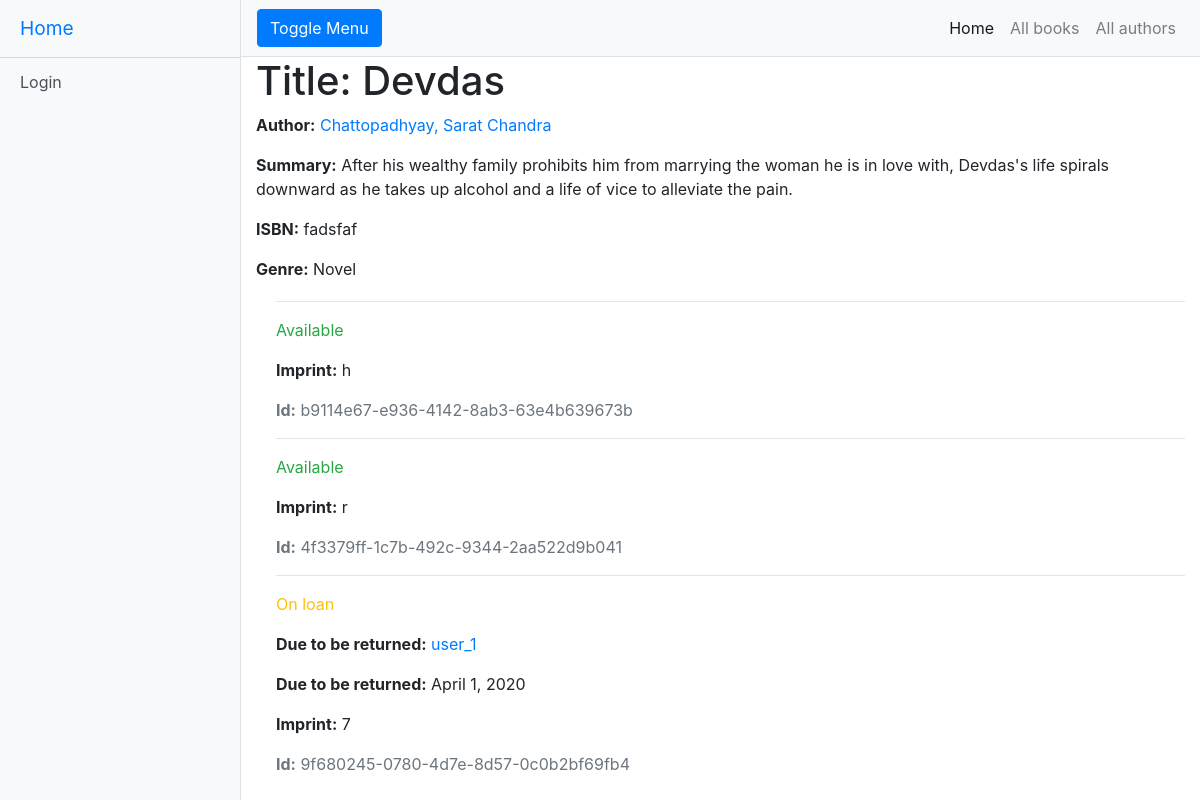
/catalog/book/8, run on the app's committed database.
### catalog/models.py (models this page shows, shortened)
class Book(models.Model):
    title = models.CharField(max_length=200)
    author = models.ForeignKey('Author', on_delete=models.SET_NULL, null=True)
    summary = models.TextField(max_length=1000, help_text='Enter a brief description of the book')
    isbn = models.CharField('ISBN', max_length=13,
                            help_text='13 Character <a href="https://www.isbn-international.org/content/what-isbn">ISBN number</a>')
    genre = models.ManyToManyField(Genre, help_text='Select a genre for this book')

class Author(models.Model):
    first_name = models.CharField(max_length=100)
    last_name = models.CharField(max_length=100)
    date_of_birth = models.DateField(null=True, blank=True, help_text='Date format should be YYYY-MM-DD')
    date_of_death = models.DateField('Died', null=True, blank=True, help_text='Date format should be YYYY-MM-DD')
    class Meta:
        ordering = ['last_name', 'first_name']
    def get_absolute_url(self):
        return reverse('author-detail', args=[str(self.id)])
    def __str__(self):
        return f'{self.last_name}, {self.first_name}'

class Genre(models.Model):
    name = models.CharField(max_length=200, help_text='Enter a book genre (e.g. Science Fiction)')
    def __str__(self):
        return self.name

class BookInstance(models.Model):
    id = models.UUIDField(primary_key=True, default=uuid.uuid4, help_text='Unique ID for this particular book across whole library')
    book = models.ForeignKey('Book', on_delete=models.CASCADE, null=True)
    imprint = models.CharField(max_length=200)
    due_back = models.DateField(null=True, blank=True)
    borrower = models.ForeignKey(User, on_delete=models.SET_NULL, null=True, blank=True)
    LOAN_STATUS = (
        ('m', 'Maintenance'),
        ('o', 'On loan'),
        ('a', 'Available'),
        ('r', 'Reserved'),
    )
    status = models.CharField(
        max_length=1,
        choices=LOAN_STATUS,
        blank=True,
        default='a',
        help_text='Book availability',
    )
    class Meta:
        ordering = ['due_back']
        permissions = (("can_mark_returned", "Set book as returned"),)

### catalog/views.py (the view)
# urls.py: path('book/<int:pk>', views.BookDetailView.as_view(), name='book-detail'),
class BookDetailView(generic.DetailView):
    model = Book

### catalog/templates/catalog/book_detail.html
{% extends "base_generic.html" %}
{% block content %}
  <h1>Title: {{ book.title }}</h1>
  <p><strong>Author:</strong> <a href="{{ book.author.get_absolute_url }}">{{ book.author }}</a></p>
  <p><strong>Summary:</strong> {{ book.summary }}</p>
  <p><strong>ISBN:</strong> {{ book.isbn }}</p>
  <p><strong>Genre:</strong> {{ book.genre.all|join:", " }}</p>
  <div style="margin-left:20px;margin-top:20px">
        {% for copy in book.bookinstance_set.all %}
          <hr>
          <p class="{% if copy.status == 'a' %}text-success{% elif copy.status == 'm' %}text-danger{% else %}text-warning{% endif %}">
            {{ copy.get_status_display }}
          </p>
          {% if copy.status != 'a' %}
              <p><strong>Due to be returned:</strong> <a href="">{{ copy.borrower }}</a></p>
            <p><strong>Due to be returned:</strong> {{ copy.due_back }}</p>
          {% endif %}
          <p><strong>Imprint:</strong> {{ copy.imprint }}</p>
          <p class="text-muted"><strong>Id:</strong> {{ copy.id }}</p>
        {% empty %}
            <h4>No Copies Available</h4>
        {% endfor %}
  </div>
{% endblock %}

### static/css/simple-sidebar.css (style rules this page uses)
body { overflow-x: hidden; }

### data on the page
Book: title "Devdas", author "Chattopadhyay, Sarat Chandra", summary "After his wealthy family prohibits him from marrying the woman he is in love with, Devdas's life spirals downward as he takes up alcohol and a life of vice to alleviate the pain.", isbn "fadsfaf", genre.all "Novel"
BookInstance: status "Available", imprint "h", id "b9114e67-e936-4142-8ab3-63e4b639673b"
BookInstance: status "Available", imprint "r", id "4f3379ff-1c7b-492c-9344-2aa522d9b041"
BookInstance: status "On loan", borrower "user_1", due_back "April 1, 2020", imprint "7", id "9f680245-0780-4d7e-8d57-0c0b2bf69fb4"
